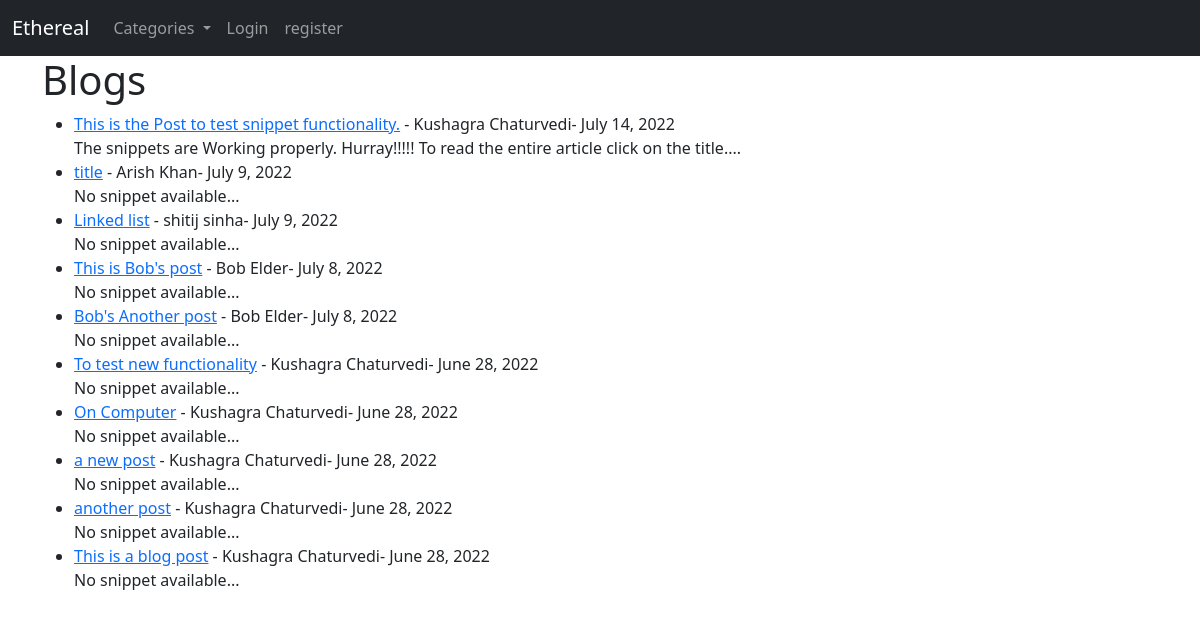
Page /blog on the committed database.
### Blog/models.py (models this page shows, shortened)
class Post(models.Model):
	title = models.CharField(max_length = 255)
	author = models.ForeignKey(User, on_delete = models.CASCADE)
	body = RichTextField(blank=True , null=True)
	post_date = models.DateField(auto_now_add=True)
	category = models.CharField(max_length = 255, default="Coding")
	snippet = models.TextField(default = 'No snippet available')
	likes = models.ManyToManyField(User, related_name='blog_post')

### Blog/views.py (the view)
# urls.py: path('blog', views.HomeView.as_view(), name='blog'),
class HomeView(ListView):
	model = Post
	template_name = 'blog.html'
	ordering = ['-post_date']
	def get_context_data(self, *args, **kwargs):
		cat_menu = category.objects.all()
		context = super(HomeView, self).get_context_data(*args,**kwargs)
		context['cat_menu'] = cat_menu
		return context

### Blog/models.py (called while the page is built)
	def __str__(self):
		return self.name

### Blog/templates/blog.html (shortened to what this page needs)
{% extends 'blog_base.html' %}
{% block content %}
	<div class = 'container'>
		<h1>Blogs</h1>
		<ul>
			{% for post in object_list %}
				<li>
					<a href="{% url 'article_detail' post.pk %}">{{post.title}}</a> - {{post.author.get_full_name}}- {{post.post_date}}
					<br>
					{{ post.snippet }}...
				</li>
			{% endfor %}
		</ul>
	</div>
{% endblock content %}

### rows in the picture
Post: title "This is the Post to test snippet functionality.", author.get_full_name "Kushagra Chaturvedi", post_date "July 14, 2022", snippet "The snippets are Working properly. Hurray!!!!! To read the entire article click on the title."
Post: title "title", author.get_full_name "Arish Khan", post_date "July 9, 2022", snippet "No snippet available"
Post: title "Linked list", author.get_full_name "shitij sinha", post_date "July 9, 2022", snippet "No snippet available"
Post: title "This is Bob's post", author.get_full_name "Bob Elder", post_date "July 8, 2022", snippet "No snippet available"
Post: title "Bob's Another post", author.get_full_name "Bob Elder", post_date "July 8, 2022", snippet "No snippet available"
Post: title "To test new functionality", author.get_full_name "Kushagra Chaturvedi", post_date "June 28, 2022", snippet "No snippet available"
Post: title "On Computer", author.get_full_name "Kushagra Chaturvedi", post_date "June 28, 2022", snippet "No snippet available"
Post: title "a new post", author.get_full_name "Kushagra Chaturvedi", post_date "June 28, 2022", snippet "No snippet available"
Post: title "another post", author.get_full_name "Kushagra Chaturvedi", post_date "June 28, 2022", snippet "No snippet available"
Post: title "This is a blog post", author.get_full_name "Kushagra Chaturvedi", post_date "June 28, 2022", snippet "No snippet available"
